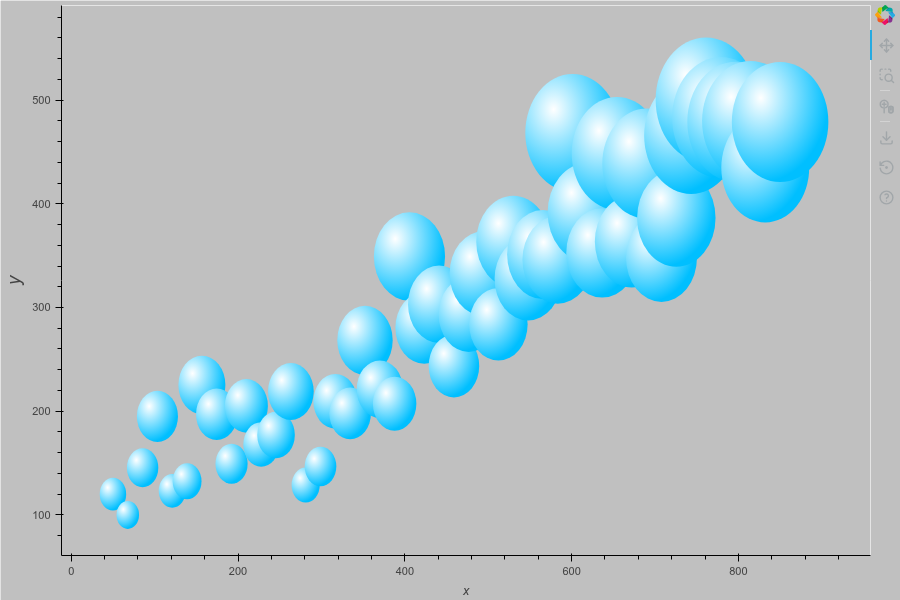

Reproduce this figure in Python.
import numpy as np
import pandas as pd

from bokeh.plotting import figure, output_file, save
from bokeh.models import ColumnDataSource, ImageURL
from bokeh_rocks import save_plot, show
# -----------------------------
# Generate fake increasing temp data
# -----------------------------
np.random.seed(42)
years = np.arange(1980, 2026)
trend = 0.02 * (years - years[0])
noise = np.random.normal(0, 0.1, len(years))
temp = trend + noise

df = pd.DataFrame({"year": years, "temp": temp})

# -----------------------------
# Map data to screen coords
# -----------------------------
# place x positions evenly across width
x_positions = np.linspace(50, 850, len(df))

# scale y values
y_positions = 100 + (df["temp"] - df["temp"].min()) / (
    df["temp"].max() - df["temp"].min()
) * 400

# use size scaled by temp for bubble effect
sizes = 30 + (df["temp"] - df["temp"].min()) * 120

SVG_URL = "https://raw.githubusercontent.com/mixstam1821/bokeh_showcases/main/assets0/S1.svg"

source = ColumnDataSource(dict(
    url=[SVG_URL] * len(df),
    x=x_positions,
    y=y_positions,
    w=sizes,
    h=sizes,
))

# -----------------------------
# Bokeh figure
# -----------------------------
p = figure(
    width=900,
    height=600,
    x_axis_label="x",
    y_axis_label="y",
)

p.yaxis.axis_label_text_font_size = "14pt"

# -----------------------------
# Add image bubbles
# -----------------------------
img = ImageURL(
    url="url",
    x="x",
    y="y",
    w="w",
    h="h",
    anchor="center",
)

p.add_glyph(source, img)
p.background_fill_color = "silver"
p.border_fill_color = "silver"
p.grid.visible = False
# -----------------------------
# Output
# -----------------------------
show(p)
save_plot(p, "output/imageURL_02")
